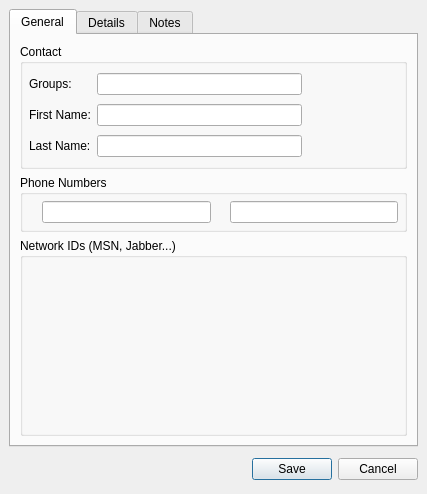
<ui version="4.0" >
 <class>ProfileDetails</class>
 <widget class="QWidget" name="ProfileDetails" >
  <property name="geometry" >
   <rect>
    <x>0</x>
    <y>0</y>
    <width>427</width>
    <height>494</height>
   </rect>
  </property>
  <layout class="QGridLayout" >
   <property name="margin" >
    <number>9</number>
   </property>
   <property name="spacing" >
    <number>6</number>
   </property>
   <item row="0" column="0" >
    <widget class="QTabWidget" name="tabWidget" >
     <property name="currentIndex" >
      <number>0</number>
     </property>
     <widget class="QWidget" name="tabGeneral" >
      <attribute name="title" >
       <string>General</string>
      </attribute>
      <layout class="QGridLayout" >
       <property name="margin" >
        <number>9</number>
       </property>
       <property name="spacing" >
        <number>6</number>
       </property>
       <item row="2" column="0" >
        <widget class="QGroupBox" name="imGroupBox" >
         <property name="title" >
          <string>Network IDs (MSN, Jabber...)</string>
         </property>
         <layout class="QGridLayout" >
          <property name="margin" >
           <number>9</number>
          </property>
          <property name="spacing" >
           <number>6</number>
          </property>
          <item row="0" column="0" >
           <widget class="QStackedWidget" name="imStackedWidget" >
            <widget class="QWidget" name="page" />
            <widget class="QWidget" name="page_2" />
           </widget>
          </item>
         </layout>
        </widget>
       </item>
       <item row="0" column="0" >
        <widget class="QGroupBox" name="groupBox" >
         <property name="layoutDirection" >
          <enum>Qt::LeftToRight</enum>
         </property>
         <property name="title" >
          <string>Contact</string>
         </property>
         <layout class="QGridLayout" >
          <property name="margin" >
           <number>6</number>
          </property>
          <property name="spacing" >
           <number>6</number>
          </property>
          <item row="0" column="0" >
           <layout class="QGridLayout" >
            <property name="margin" >
             <number>0</number>
            </property>
            <property name="spacing" >
             <number>6</number>
            </property>
            <item row="0" column="0" >
             <widget class="QLabel" name="groupLabel" >
              <property name="text" >
               <string>Groups:</string>
              </property>
             </widget>
            </item>
            <item row="2" column="1" >
             <widget class="QLineEdit" name="lastNameLineEdit" >
              <property name="maxLength" >
               <number>255</number>
              </property>
             </widget>
            </item>
            <item row="1" column="1" >
             <widget class="QLineEdit" name="firstNameLineEdit" >
              <property name="maxLength" >
               <number>255</number>
              </property>
             </widget>
            </item>
            <item row="2" column="0" >
             <widget class="QLabel" name="label_6" >
              <property name="text" >
               <string>Last Name:</string>
              </property>
             </widget>
            </item>
            <item row="1" column="0" >
             <widget class="QLabel" name="label_5" >
              <property name="text" >
               <string>First Name:</string>
              </property>
             </widget>
            </item>
            <item row="0" column="1" >
             <widget class="QLineEdit" name="groupsLineEdit" >
              <property name="toolTip" >
               <string>Enter a list of group separated by a space. e.g: "group1 group2"</string>
              </property>
             </widget>
            </item>
           </layout>
          </item>
          <item row="0" column="1" >
           <widget class="QToolButton" name="avatarPixmapButton" >
            <property name="minimumSize" >
             <size>
              <width>90</width>
              <height>90</height>
             </size>
            </property>
            <property name="maximumSize" >
             <size>
              <width>90</width>
              <height>90</height>
             </size>
            </property>
            <property name="toolTip" >
             <string>&lt;html>&lt;head>&lt;meta name="qrichtext" content="1" />&lt;style type="text/css">
p, li { white-space: pre-wrap; }
&lt;/style>&lt;/head>&lt;body style=" font-family:'Sans Serif'; font-size:9pt; font-weight:400; font-style:normal; text-decoration:none;">
&lt;p style=" margin-top:0px; margin-bottom:0px; margin-left:0px; margin-right:0px; -qt-block-indent:0; text-indent:0px;">Click to change your avatar&lt;/p>&lt;/body>&lt;/html></string>
            </property>
            <property name="icon" >
             <iconset resource="../../../../resources/wengophone.qrc" >:/pics/avatar_background.png</iconset>
            </property>
            <property name="iconSize" >
             <size>
              <width>90</width>
              <height>90</height>
             </size>
            </property>
            <property name="autoRaise" >
             <bool>true</bool>
            </property>
           </widget>
          </item>
         </layout>
        </widget>
       </item>
       <item row="1" column="0" >
        <widget class="QGroupBox" name="groupBox_3" >
         <property name="title" >
          <string>Phone Numbers</string>
         </property>
         <layout class="QGridLayout" >
          <property name="margin" >
           <number>6</number>
          </property>
          <property name="spacing" >
           <number>6</number>
          </property>
          <item row="0" column="2" >
           <widget class="QLabel" name="label_17" >
            <property name="sizePolicy" >
             <sizepolicy>
              <hsizetype>0</hsizetype>
              <vsizetype>5</vsizetype>
              <horstretch>0</horstretch>
              <verstretch>0</verstretch>
             </sizepolicy>
            </property>
            <property name="toolTip" >
             <string>Home phone</string>
            </property>
            <property name="pixmap" >
             <pixmap resource="../../../../resources/wengophone.qrc" >:/pics/contact/landline.png</pixmap>
            </property>
           </widget>
          </item>
          <item row="0" column="3" >
           <widget class="QLineEdit" name="homePhoneLineEdit" >
            <property name="maxLength" >
             <number>255</number>
            </property>
           </widget>
          </item>
          <item row="0" column="1" >
           <widget class="QLineEdit" name="mobilePhoneLineEdit" >
            <property name="maxLength" >
             <number>255</number>
            </property>
           </widget>
          </item>
          <item row="0" column="0" >
           <widget class="QLabel" name="label_15" >
            <property name="sizePolicy" >
             <sizepolicy>
              <hsizetype>0</hsizetype>
              <vsizetype>5</vsizetype>
              <horstretch>0</horstretch>
              <verstretch>0</verstretch>
             </sizepolicy>
            </property>
            <property name="toolTip" >
             <string>Mobile phone</string>
            </property>
            <property name="pixmap" >
             <pixmap resource="../../../../resources/wengophone.qrc" >:/pics/contact/mobile.png</pixmap>
            </property>
           </widget>
          </item>
         </layout>
        </widget>
       </item>
      </layout>
     </widget>
     <widget class="QWidget" name="tabDetails" >
      <attribute name="title" >
       <string>Details</string>
      </attribute>
      <layout class="QGridLayout" >
       <property name="margin" >
        <number>9</number>
       </property>
       <property name="spacing" >
        <number>6</number>
       </property>
       <item row="1" column="0" >
        <widget class="QToolButton" name="websiteButton" >
         <property name="cursor" >
          <cursor>13</cursor>
         </property>
         <property name="text" >
          <string>Web/blog:</string>
         </property>
         <property name="icon" >
          <iconset resource="../../../../resources/wengophone.qrc" >:/pics/contact/home.png</iconset>
         </property>
         <property name="toolButtonStyle" >
          <enum>Qt::ToolButtonTextBesideIcon</enum>
         </property>
         <property name="autoRaise" >
          <bool>true</bool>
         </property>
        </widget>
       </item>
       <item row="2" column="0" colspan="2" >
        <widget class="Line" name="line" >
         <property name="orientation" >
          <enum>Qt::Horizontal</enum>
         </property>
        </widget>
       </item>
       <item row="3" column="0" >
        <widget class="QLabel" name="label_11" >
         <property name="text" >
          <string>Country:</string>
         </property>
        </widget>
       </item>
       <item row="4" column="0" >
        <widget class="QLabel" name="label_12" >
         <property name="text" >
          <string>State:</string>
         </property>
        </widget>
       </item>
       <item row="5" column="0" >
        <widget class="QLabel" name="label_8" >
         <property name="text" >
          <string>City:</string>
         </property>
        </widget>
       </item>
       <item row="6" column="0" colspan="2" >
        <widget class="Line" name="line_2" >
         <property name="orientation" >
          <enum>Qt::Horizontal</enum>
         </property>
        </widget>
       </item>
       <item row="7" column="0" >
        <widget class="QLabel" name="label_10" >
         <property name="text" >
          <string>Gender:</string>
         </property>
        </widget>
       </item>
       <item row="8" column="0" >
        <widget class="QLabel" name="label_7" >
         <property name="text" >
          <string>Birth Date:</string>
         </property>
        </widget>
       </item>
       <item row="9" column="1" >
        <spacer>
         <property name="orientation" >
          <enum>Qt::Vertical</enum>
         </property>
         <property name="sizeHint" >
          <size>
           <width>20</width>
           <height>40</height>
          </size>
         </property>
        </spacer>
       </item>
       <item row="0" column="0" >
        <widget class="QToolButton" name="emailButton" >
         <property name="cursor" >
          <cursor>13</cursor>
         </property>
         <property name="text" >
          <string>Email:</string>
         </property>
         <property name="icon" >
          <iconset resource="../../../../resources/wengophone.qrc" >:/pics/edit.png</iconset>
         </property>
         <property name="toolButtonStyle" >
          <enum>Qt::ToolButtonTextBesideIcon</enum>
         </property>
         <property name="autoRaise" >
          <bool>true</bool>
         </property>
        </widget>
       </item>
       <item row="1" column="1" >
        <widget class="QLineEdit" name="webLineEdit" />
       </item>
       <item row="0" column="1" >
        <widget class="QLineEdit" name="emailLineEdit" >
         <property name="maxLength" >
          <number>255</number>
         </property>
        </widget>
       </item>
       <item row="4" column="1" >
        <widget class="QLineEdit" name="stateLineEdit" >
         <property name="maxLength" >
          <number>255</number>
         </property>
        </widget>
       </item>
       <item row="5" column="1" >
        <widget class="QLineEdit" name="cityLineEdit" >
         <property name="maxLength" >
          <number>255</number>
         </property>
        </widget>
       </item>
       <item row="8" column="1" >
        <widget class="QDateEdit" name="birthDate" >
         <property name="displayFormat" >
          <string>dd MMMM yyyy</string>
         </property>
        </widget>
       </item>
       <item row="7" column="1" >
        <widget class="QComboBox" name="genderComboBox" >
         <item>
          <property name="text" >
           <string>Unknown</string>
          </property>
         </item>
         <item>
          <property name="text" >
           <string>Male</string>
          </property>
         </item>
         <item>
          <property name="text" >
           <string>Female</string>
          </property>
         </item>
        </widget>
       </item>
       <item row="3" column="1" >
        <widget class="QComboBox" name="countryComboBox" >
         <property name="editable" >
          <bool>true</bool>
         </property>
        </widget>
       </item>
      </layout>
     </widget>
     <widget class="QWidget" name="tabNotes" >
      <attribute name="title" >
       <string>Notes</string>
      </attribute>
      <layout class="QGridLayout" >
       <property name="margin" >
        <number>9</number>
       </property>
       <property name="spacing" >
        <number>6</number>
       </property>
       <item row="0" column="0" >
        <widget class="QTextEdit" name="notesEdit" />
       </item>
      </layout>
     </widget>
    </widget>
   </item>
   <item row="1" column="0" >
    <layout class="QGridLayout" >
     <property name="margin" >
      <number>0</number>
     </property>
     <property name="spacing" >
      <number>6</number>
     </property>
     <item row="0" column="2" >
      <widget class="QPushButton" name="cancelButton" >
       <property name="text" >
        <string>Cancel</string>
       </property>
      </widget>
     </item>
     <item row="0" column="1" >
      <widget class="QPushButton" name="saveButton" >
       <property name="text" >
        <string>Save</string>
       </property>
       <property name="autoDefault" >
        <bool>true</bool>
       </property>
       <property name="default" >
        <bool>true</bool>
       </property>
      </widget>
     </item>
     <item row="0" column="0" >
      <spacer>
       <property name="orientation" >
        <enum>Qt::Horizontal</enum>
       </property>
       <property name="sizeHint" >
        <size>
         <width>91</width>
         <height>32</height>
        </size>
       </property>
      </spacer>
     </item>
    </layout>
   </item>
  </layout>
 </widget>
 <tabstops>
  <tabstop>tabWidget</tabstop>
  <tabstop>avatarPixmapButton</tabstop>
  <tabstop>firstNameLineEdit</tabstop>
  <tabstop>lastNameLineEdit</tabstop>
  <tabstop>mobilePhoneLineEdit</tabstop>
  <tabstop>homePhoneLineEdit</tabstop>
  <tabstop>saveButton</tabstop>
  <tabstop>cancelButton</tabstop>
  <tabstop>emailLineEdit</tabstop>
  <tabstop>webLineEdit</tabstop>
  <tabstop>countryComboBox</tabstop>
  <tabstop>stateLineEdit</tabstop>
  <tabstop>cityLineEdit</tabstop>
  <tabstop>genderComboBox</tabstop>
  <tabstop>birthDate</tabstop>
  <tabstop>notesEdit</tabstop>
 </tabstops>
 <resources>
  <include location="../../../../resources/wengophone.qrc" />
 </resources>
 <connections/>
</ui>
